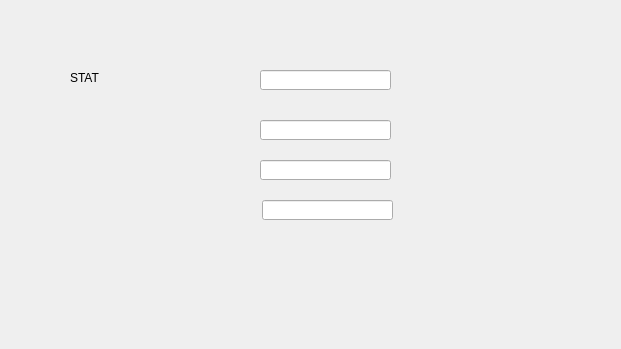
<?xml version="1.0" encoding="UTF-8"?>
<ui version="4.0">
 <class>le_afait</class>
 <widget class="QWidget" name="le_afait">
  <property name="geometry">
   <rect>
    <x>0</x>
    <y>0</y>
    <width>621</width>
    <height>349</height>
   </rect>
  </property>
  <property name="windowTitle">
   <string>Form</string>
  </property>
  <widget class="QLabel" name="label_stat">
   <property name="geometry">
    <rect>
     <x>70</x>
     <y>70</y>
     <width>111</width>
     <height>16</height>
    </rect>
   </property>
   <property name="text">
    <string>STAT</string>
   </property>
  </widget>
  <widget class="QLineEdit" name="c1">
   <property name="geometry">
    <rect>
     <x>260</x>
     <y>70</y>
     <width>131</width>
     <height>20</height>
    </rect>
   </property>
  </widget>
  <widget class="QLineEdit" name="c2">
   <property name="geometry">
    <rect>
     <x>260</x>
     <y>120</y>
     <width>131</width>
     <height>20</height>
    </rect>
   </property>
  </widget>
  <widget class="QLineEdit" name="c3">
   <property name="geometry">
    <rect>
     <x>260</x>
     <y>160</y>
     <width>131</width>
     <height>20</height>
    </rect>
   </property>
  </widget>
  <widget class="QLineEdit" name="c4">
   <property name="geometry">
    <rect>
     <x>262</x>
     <y>200</y>
     <width>131</width>
     <height>20</height>
    </rect>
   </property>
  </widget>
 </widget>
 <resources/>
 <connections/>
</ui>
